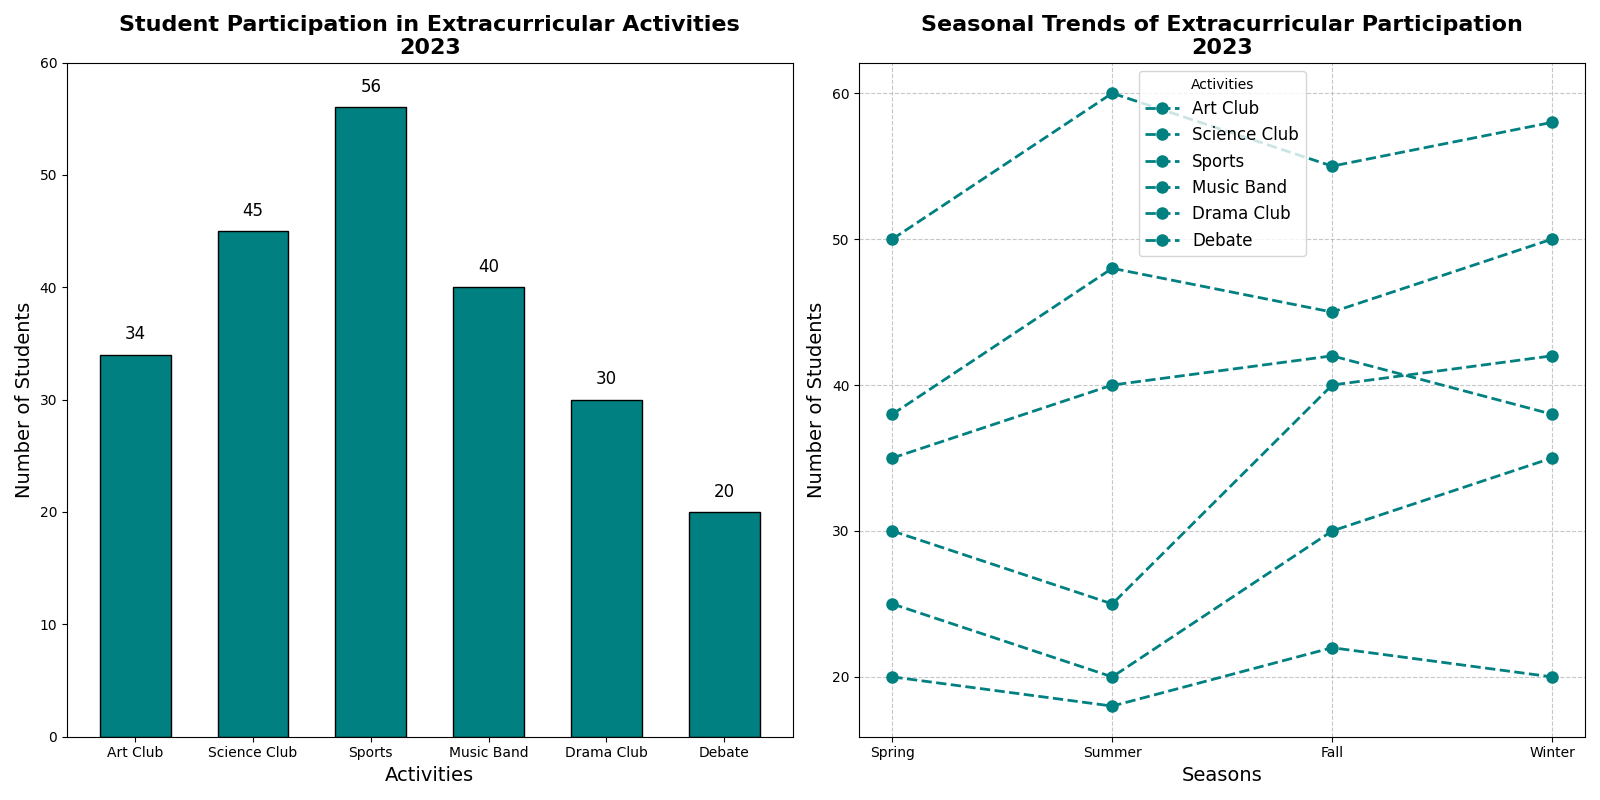

The script that drew this image:
import matplotlib.pyplot as plt

activities = ['Art Club', 'Science Club', 'Sports', 'Music Band', 'Drama Club', 'Debate']
participation_counts = [34, 45, 56, 40, 30, 20]

seasons = ['Spring', 'Summer', 'Fall', 'Winter']
seasonal_trends = {
    'Art Club': [30, 25, 40, 42],
    'Science Club': [38, 48, 45, 50],
    'Sports': [50, 60, 55, 58],
    'Music Band': [35, 40, 42, 38],
    'Drama Club': [25, 20, 30, 35],
    'Debate': [20, 18, 22, 20]
}

fig, (ax1, ax2) = plt.subplots(1, 2, figsize=(16, 8))

# Use a single color for bars
bars = ax1.bar(activities, participation_counts, color='teal', edgecolor='black', width=0.6)
ax1.set_title("Student Participation in Extracurricular Activities\n2023", fontsize=16, fontweight='bold')
ax1.set_xlabel("Activities", fontsize=14)
ax1.set_ylabel("Number of Students", fontsize=14)
ax1.set_ylim(0, 60)

for bar in bars:
    yval = bar.get_height()
    ax1.text(bar.get_x() + bar.get_width() / 2, yval + 1, f'{yval}', ha='center', va='bottom', fontsize=12)

# Use a single color for lines
for club, counts in seasonal_trends.items():
    ax2.plot(seasons, counts, label=club, color='teal', marker='o', linestyle='--', linewidth=2, markersize=8)

ax2.set_title("Seasonal Trends of Extracurricular Participation\n2023", fontsize=16, fontweight='bold')
ax2.set_xlabel("Seasons", fontsize=14)
ax2.set_ylabel("Number of Students", fontsize=14)
ax2.legend(title="Activities", fontsize=12)
ax2.grid(True, linestyle='--', alpha=0.7)

plt.tight_layout()
plt.show()
